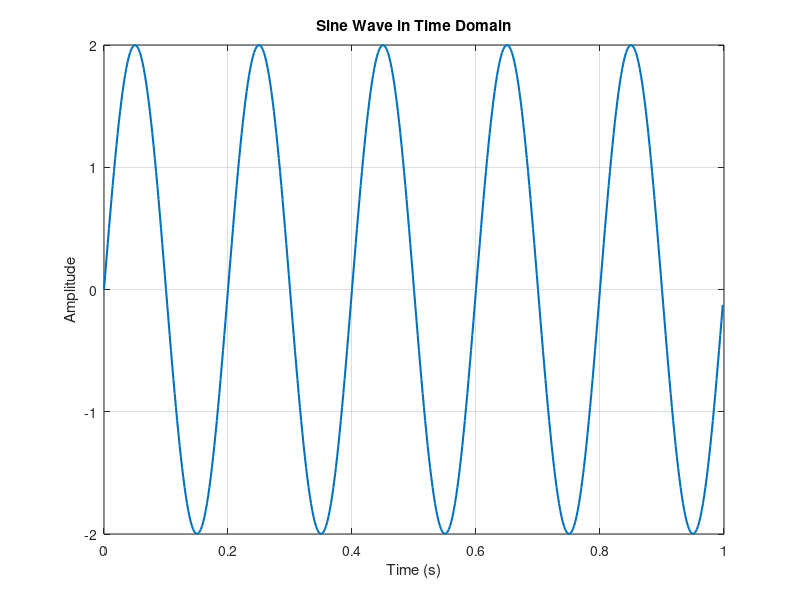

The MATLAB source for this figure:
clc;
clear all;
close all;

fo = 5;          % Frequency of the sine wave (Hz)
Fs = 500;        % Sampling rate (Hz)
Ts = 1/Fs;       % Sampling interval (s)

t = 0:Ts:1-Ts;  % Time vector
n = length(t);   % Number of samples

y = 2*sin(2*pi*fo*t);  % Sine wave

% Plot the sine wave in the time domain
figure;
plot(t, y, 'LineWidth', 1.5);
grid on;

title('Sine Wave in Time Domain');
xlabel('Time (s)');
ylabel('Amplitude');
